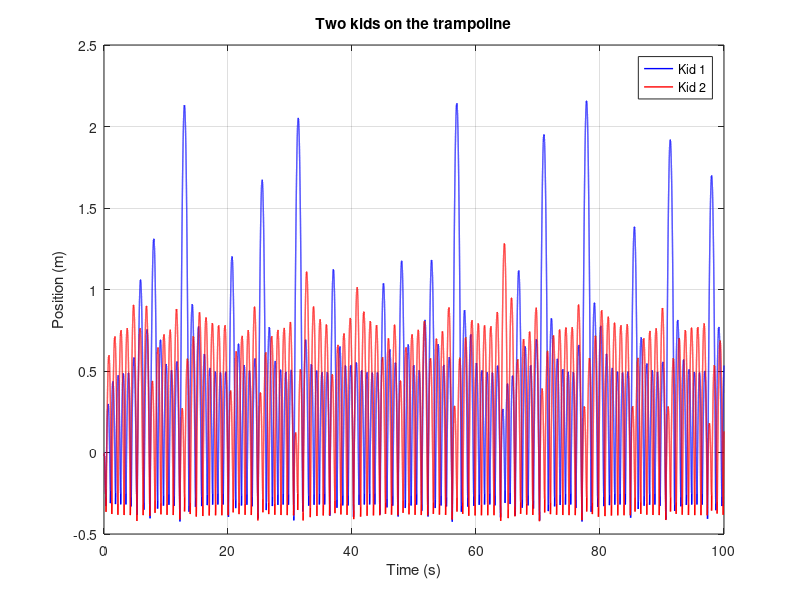

Reproduce this figure in MATLAB.
% 定义常数和参数
g = 9.8;      % 重力加速度
k = 96000;     % 弹簧劲度系数
m1 = 25;       % 物体1的质量
m2 = 40;       % 物体2的质量
t0 = 0.0;     % 初始时间
tf = 100.0;    % 结束时间
dt = 0.0002;    % 时间步长
R = 5;
N = 60;
Sh = 0.08;
Ca = 2.3;
Cd = 16;
Fc = 2.5;
Pi = 3.14;
E1 =180;
E2 =328;
E3 =538;
% 初始化数组
t = t0:dt:tf;
n = length(t);
y1 = zeros(1, n);  % 物体1的位置
y2 = zeros(1, n);  % 物体2的位置
y3 = zeros(1, n);  % 物体3的位置
v1 = zeros(1, n);  % 物体1的速度
v2 = zeros(1, n);  % 物体2的速度
v3 = zeros(1, n);  % 物体3的速度

% 初始条件
y1(1) = 0;       % 物体1的初始位置
y2(1) = 0;      % 物体2的初始位置
v1(1) = 0;       % 物体1的初始速度
v2(1) = 0;       % 物体2的初始速度

% 数值求解
for i = 1:n-1
    % 物体1接触弹簧，物体2自由落体
    if y1(i) >= y2(i)&&y2(i) <= 0
        Ft = -N*k*(sqrt(R*R+y2(i)*y2(i))-R)*y2(i)/sqrt(R*R+y2(i)*y2(i));     % 弹簧力
        Fa = Pi*Ca*R*R*R*v2(i)*v2(i)*sign(v2(i))/(sqrt(R*R+y2(i)*y2(i))*6);
        Fd = -Cd*v2(i)*sign(v2(i));
        Fc = 2.5*sign(v2(i));
        Fm1 = - Ca*Sh*(v1(i)*v1(i))*sign(v1(i));
        a2 = (Ft-Fa-Fd-Fc - m2 * g) / m2;       % 物体1的加速度
        a1 = -g+Fm1/m1;                      % 物体2的加速度
    % 物体2接触弹簧，物体1自由落体
    elseif y2(i) >= y1(i)&&y1(i) <= 0
        Ft = -N*k*(sqrt(R*R+y1(i)*y1(i))-R)*y1(i)/sqrt(R*R+y1(i)*y1(i));     % 弹簧力
        Fa = Pi*Ca*R*R*R*v1(i)*v1(i)*sign(v1(i))/(sqrt(R*R+y1(i)*y1(i))*6);
        Fd = -Cd*v1(i)*sign(v1(i));
        Fc = 2.5*sign(v1(i));
        Fm2 = - Ca*Sh*(v2(i)*v2(i))*sign(v2(i));
        a1 = (Ft-Fa-Fd-Fc - m1 * g) / m1;       % 物体2的加速度
        a2 = -g+ Fm2/m2;
    else
        a1 = -g+Fm1/m1; 
        a2 = -g+ Fm2/m2;
    end
    v1(i + 1) = v1(i) + a1 * dt; 
    if v1(i)<=0&&v1(i+1)>=0&&y2(i) >= y1(i)&&y3(i) >= y1(i)
    y1(i + 1) = y1(i) + (v1(i)+v1(i+1))/2 * dt-y1(i)-((E1+28800*y1(i)^4)^0.25)/(2*sqrt(2*sqrt(2))*sqrt(15)); % 更新物体1的位置
    else
    y1(i + 1) = y1(i) + (v1(i)+v1(i+1))/2 * dt; % 更新物体1的位置
    end
    v2(i + 1) = v2(i) + a2 * dt;       % 更新物体2的速度
    if v2(i)<=0&&v2(i+1)>=0&&y1(i) >= y2(i)&&y3(i) >= y2(i)
    y2(i + 1) = y2(i) + (v2(i)+v2(i+1))/2* dt-y2(i)-((E2+28800*y2(i)^4)^0.25)/(2*sqrt(2*sqrt(2))*sqrt(15)); % 更新物体1的位置
    else
    y2(i + 1) = y2(i) + (v2(i)+v2(i+1))/2 * dt; % 更新物体1的位置
    end
    
end
% 绘制结果
figure;
plot(t, y1, 'b-', 'LineWidth', 1);
hold on;
plot(t, y2, 'r-', 'LineWidth', 1);
hold on;
xlabel('Time (s)');
ylabel('Position (m)');
title('Two kids on the trampoline');
legend('Kid 1', 'Kid 2');
grid on;